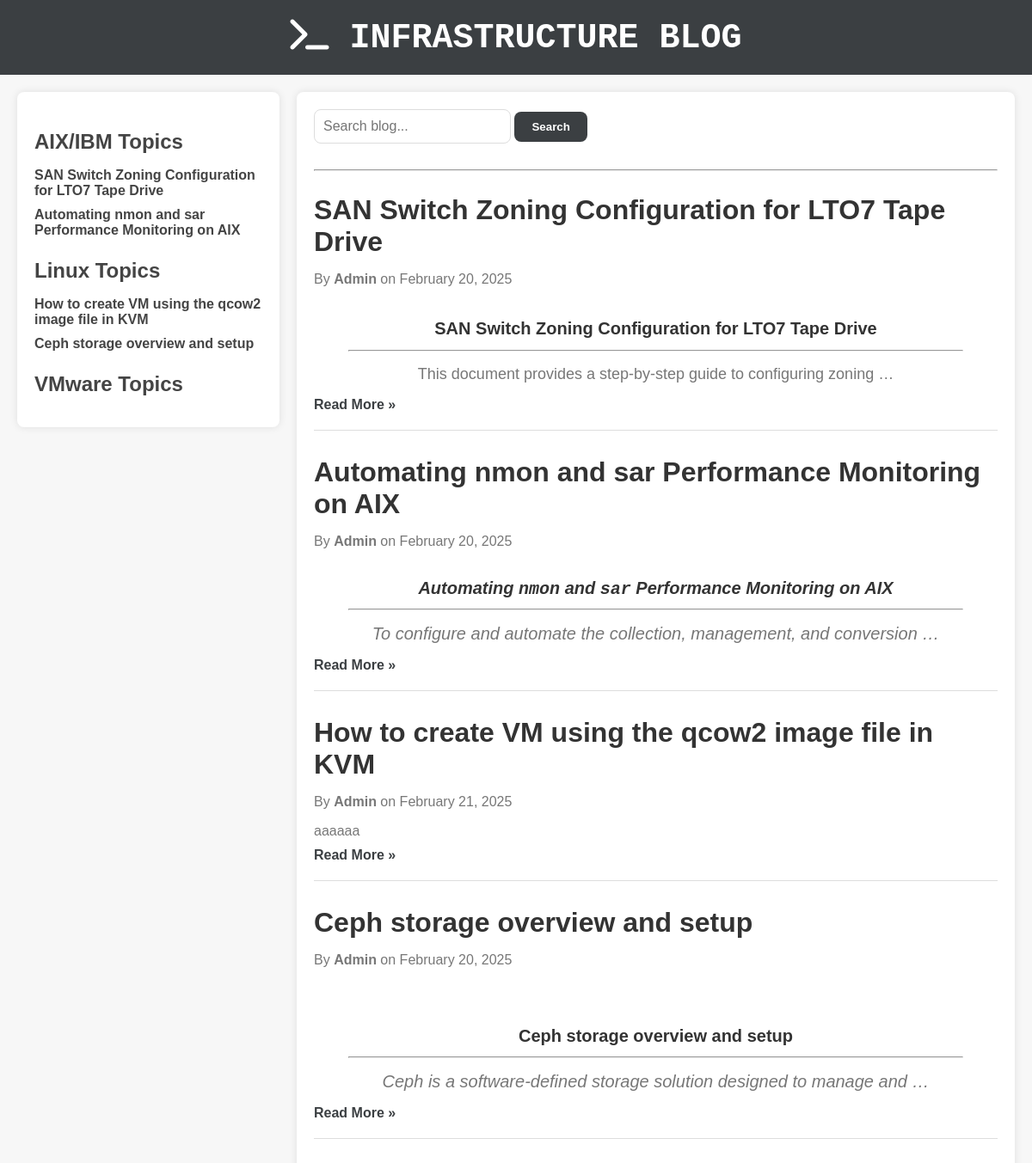
The page / on the database its author committed.
### blog/models.py (models this page shows, shortened)
class Post(models.Model):
    title = models.CharField(max_length=200)
    content = RichTextUploadingField()  # Supports image uploads and code blocks
    author = models.CharField(max_length=100, default="Admin")
    created_at = models.DateTimeField(auto_now_add=True)
    updated_at = models.DateTimeField(auto_now=True)

class RedHatPost(models.Model):
    title = models.CharField(max_length=200)
    content = RichTextUploadingField()  # Supports image uploads and code blocks
    author = models.CharField(max_length=100, default="Admin")
    created_at = models.DateTimeField(auto_now_add=True)
    updated_at = models.DateTimeField(auto_now=True)

### blog/views.py (the view)
# urls.py: path('', views.post_list, name='post_list'),
def post_list(request):
    query = request.GET.get('q')
    aix_posts = Post.objects.filter(title__icontains=query) | Post.objects.filter(content__icontains=query) if query else Post.objects.all().order_by('-created_at')
    redhat_posts = RedHatPost.objects.filter(title__icontains=query) | RedHatPost.objects.filter(content__icontains=query) if query else RedHatPost.objects.all().order_by('-created_at')
    vmware_posts = vmwarepost.objects.filter(title__icontains=query) | vmwarepost.objects.filter(content__icontains=query) if query else vmwarepost.objects.all().order_by('-created_at')
    latest_aix_posts = Post.objects.all().order_by('-created_at')[:5]
    latest_redhat_posts = RedHatPost.objects.all().order_by('-created_at')[:5]
    latest_vmware_posts = vmwarepost.objects.all().order_by('-created_at')[:5]
    return render(request, 'blog/post_list.html', {
        'aix_posts': aix_posts,
        'redhat_posts': redhat_posts,
        'vmware_posts': vmware_posts,
        'query': query,
        'latest_aix_posts': latest_aix_posts,
        'latest_redhat_posts': latest_redhat_posts,
        'latest_vmware_posts': latest_vmware_posts,
    })

### blog/templates/blog/post_list.html (shortened to what this page needs)
<!DOCTYPE html>
<html lang="en">
<head>
    <link rel="stylesheet" href="https://cdnjs.cloudflare.com/ajax/libs/highlight.js/11.7.0/styles/github.min.css">
    <link rel="stylesheet" href="https://cdnjs.cloudflare.com/ajax/libs/font-awesome/6.5.1/css/all.min.css">
</head>
<body>
    <header>
        <h1 class="code-font"><i class="fa-solid fa-terminal"></i> INFRASTRUCTURE BLOG</h1>
    </header>
    <div class="container">
        <div class="sidebar">
            <div class="topic-section">
                <h3>AIX/IBM Topics</h3>
                <ul>
                    {% for post in latest_aix_posts %}
                        <li>
                            <a href="{% url 'aix_post_detail' post.id %}">{{ post.title }}</a>
                        </li>
                    {% endfor %}
                </ul>
            </div>
            <div class="topic-section">
                <h3>Linux Topics</h3>
                <ul>
                    {% for post in latest_redhat_posts %}
                        <li>
                            <a href="{% url 'redhat_post_detail' post.id %}">{{ post.title }}</a>
                        </li>
                    {% endfor %}
                </ul>
            </div>
            <div class="topic-section">
                <h3>VMware Topics</h3>
            </div>
        </div>
        <div class="main-content">
            <div class="search-form">
                <form method="GET" action="{% url 'post_list' %}">
                    <input type="text" name="q" placeholder="Search blog..." value="{{ query|default:'' }}">
                    <button type="submit">Search</button>
                </form>
            </div>
            <hr>
            {% if aix_posts or redhat_posts or vmware_post %}
                {% for post in aix_posts %}
                    <div class="post">
                        <h2>{{ post.title }}</h2>
                        <p>By <strong>{{ post.author }}</strong> on {{ post.created_at|date:"F d, Y" }}</p>
                        <div>{{ post.content|safe|truncatewords_html:20 }}</div>
                        <a class="read-more" href="{% url 'aix_post_detail' post.id %}">Read More &raquo;</a>
                    </div>
                {% endfor %}
                {% for post in redhat_posts %}
                    <div class="post">
                        <h2>{{ post.title }}</h2>
                        <p>By <strong>{{ post.author }}</strong> on {{ post.created_at|date:"F d, Y" }}</p>
                        <div>{{ post.content|safe|truncatewords_html:20 }}</div>
                        <a class="read-more" href="{% url 'redhat_post_detail' post.id %}">Read More &raquo;</a>
                    </div>
                {% endfor %}
            {% else %}
                <p>No matching blog posts found.</p>
            {% endif %}
        </div>
    </div>
</body>
</html>

### blog/templates/blog/post_list.html (style rules this page uses)
body { font-family: Arial, sans-serif; background-color: #f7f7f7; margin: 0; padding: 0; color: #333; }
header { background-color: #3b3f42; color: white; text-align: center; padding: 20px 0; }
h1 { margin: 0; font-size: 2.5rem; }
.container { display: flex; margin: 20px; gap: 20px; align-items: flex-start; }
.sidebar { flex: 1; max-width: 300px; background-color: #fff; padding: 20px; border-radius: 8px; box-shadow: 0 0 10px rgba(0, 0, 0, 0.1); }
.sidebar h3 { font-size: 1.5rem; margin-bottom: 15px; color: #444; }
.sidebar ul { list-style: none; padding: 0; }
.sidebar ul li { margin-bottom: 10px; }
.sidebar ul li a { text-decoration: none; color: #444; font-weight: bold; transition: color 0.3s ease; }
.main-content { flex: 3; padding: 20px; background-color: #fff; border-radius: 8px; box-shadow: 0 0 10px rgba(0, 0, 0, 0.1); }
.post { margin-bottom: 30px; padding-bottom: 20px; border-bottom: 1px solid #ddd; }
.post h2 { font-size: 2rem; color: #333; margin-bottom: 10px; }
.post p { font-size: 1rem; color: #777; margin-bottom: 10px; }
.post .read-more { font-weight: bold; color: #3b3f42; text-decoration: none; }
.search-form { margin-bottom: 30px; display: flex; justify-content: space-between; }
.search-form input { flex: 1; padding: 10px; font-size: 1rem; border-radius: 8px; border: 1px solid #ddd; }
.search-form button { padding: 10px 20px; background-color: #3b3f42; color: white; border: none; border-radius: 8px; cursor: pointer; font-weight: bold; }
.code-font { font-family: "Courier New", Courier, monospace; }

### rows shown on the page
Post: title "SAN Switch Zoning Configuration for LTO7 Tape Drive", author "Admin", created_at "February 20, 2025", content "SAN Switch Zoning Configuration for LTO7 Tape Drive This document provides a step-by-step guide to configuring zoning …"
Post: title "Automating nmon and sar Performance Monitoring on AIX", author "Admin", created_at "February 20, 2025", content "Automating nmon and sar Performance Monitoring on AIX To configure and automate the collection, management, and conversion …"
RedHatPost: title "How to create VM using the qcow2 image file in KVM", author "Admin", created_at "February 21, 2025", content "aaaaaa"
RedHatPost: title "Ceph storage overview and setup", author "Admin", created_at "February 20, 2025", content "Ceph storage overview and setup Ceph is a software-defined storage solution designed to manage and …"
